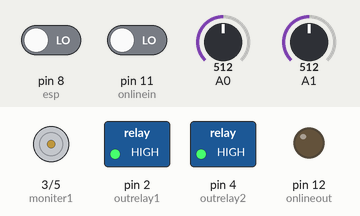
Recording of a sketch running on a simulated Arduino Uno, built with avr-gcc and run on an emulated ATmega328P. Shown: motor-driver pin pairs drawn as motors (green arrow = first pin HIGH = forward, orange = second pin HIGH = backward, longer = more drive), switched loads named in the sketch (green lamp = pin HIGH), output pins drawn as LEDs (lit = HIGH). The inputs (shaded band) are chosen by the test bench; at power-on: A1 = 512, pin 11 (onlinein) LOW, pin 8 (esp) LOW, A0 = 512.

Above: at 1.2 s.
1.3 s: A1 set to 716
At 1.9 s:
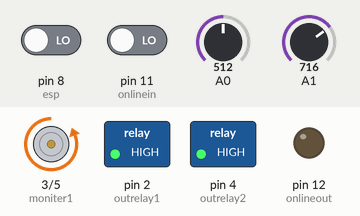
3.5 s: pin 11 (onlinein) driven HIGH
At 4.2 s:
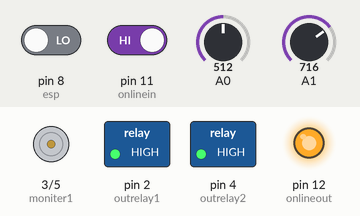
5.0 s: A1 set to 900
At 5.3 s:
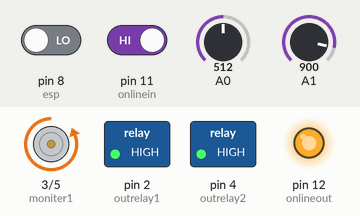
7.0 s: pin 11 (onlinein) driven LOW
At 8.0 s:
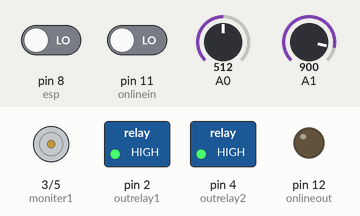
Timing chart, 0 to 9.5 s (numbered marks = the images above; inputs shaded):
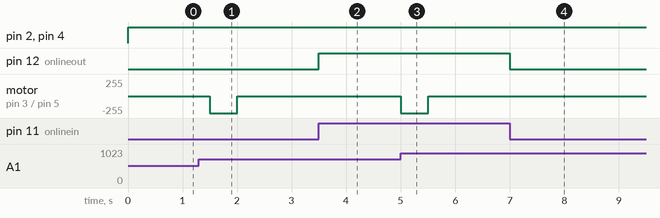

Measured:
- after the input at 1.3 s, motor on pin 3 (moniter1) / pin 5 (moniter2): stopped → backward 255/255 after 0.20 s, → stopped 0.50 s later
- after the input at 3.5 s, pin 12 (onlineout): LOW → HIGH at once
- after the input at 5.0 s, motor on pin 3 (moniter1) / pin 5 (moniter2): stopped → backward 255/255 at once, → stopped 0.50 s later
- after the input at 7.0 s, pin 12 (onlineout): HIGH → LOW at once

The sketch:

hardwareCode.ino
```cpp
int pir=13;
int outrelay1=2;
int outrelay2=4;
int esp=8;
int moniter1 = 3;
int moniter2 = 5;
int onlinein=11;
int onlineout=12;
const int crntAtA0 = A0;
const int crntAtA1 = A1;

void setup()
{
  pinMode(pir,INPUT);
  pinMode(outrelay1,OUTPUT);
  pinMode(outrelay2,OUTPUT);
  pinMode(esp,INPUT);
  pinMode(onlinein,INPUT);
  pinMode(onlineout,OUTPUT);
  pinMode(moniter1,OUTPUT);
  pinMode(moniter2,OUTPUT);
}
void allon()
{
digitalWrite(outrelay1,LOW);
digitalWrite(outrelay2,LOW);
}
void alloff()
{
digitalWrite(outrelay1,HIGH);
digitalWrite(outrelay2,HIGH);
}
float getVPP(int sensorIn)
{
  float result;
  int readValue;             // value read from the sensor
  int maxValue = 0;          // store max value here
  int minValue = 1024;       // store min value here

   uint32_t start_time = millis();
   while((millis()-start_time) < 250)  // sample for 1 Sec
   {
       readValue = analogRead(sensorIn);
       // see if you have a new maxValue
       if (readValue > maxValue)
       {
            /*record the maximum sensor value*/
           maxValue = readValue;
       }
       if (readValue < minValue)
       {
           /*record the minimum sensor value*/
           minValue = readValue;
       }
   }

   // Subtract min from max
   result = ((maxValue - minValue) * 5.0)/1024.0;

   return result;
 }


double getCrnt(int sensorIn){
  double Voltage = 0;
  double VRMS = 0;
  double AmpsRMS = 0;
  int mVperAmp = 100;
  Voltage = getVPP(sensorIn);
  VRMS = (Voltage/2.0) *0.707;  //root 2 is 0.707
  AmpsRMS = (VRMS * 1000)/mVperAmp;
  return AmpsRMS;
}


void loop()
{
  if(digitalRead(esp)==HIGH)
  {
       if(digitalRead(pir)==HIGH)
       {
         allon();
       }
  }
  else
  {
    alloff();
  }
  if(digitalRead(onlinein)==HIGH)
  {
    digitalWrite(onlineout,HIGH);
  }
  else
  {
    digitalWrite(onlineout,LOW);
  }
  float crnt1 = getCrnt(crntAtA0);
  float crnt2 = getCrnt(crntAtA1);
    Serial.println(crnt1);
    Serial.println(crnt2);
    if( crnt1 > 0.13)
    {
        digitalWrite(moniter1, HIGH);
    }
    else{
        digitalWrite(moniter1, LOW);
    }
    if(crnt2 > 0.13)
    {
      digitalWrite(moniter2,HIGH);
    }
    else
    {
      digitalWrite(moniter2,LOW);
    }

}
```
